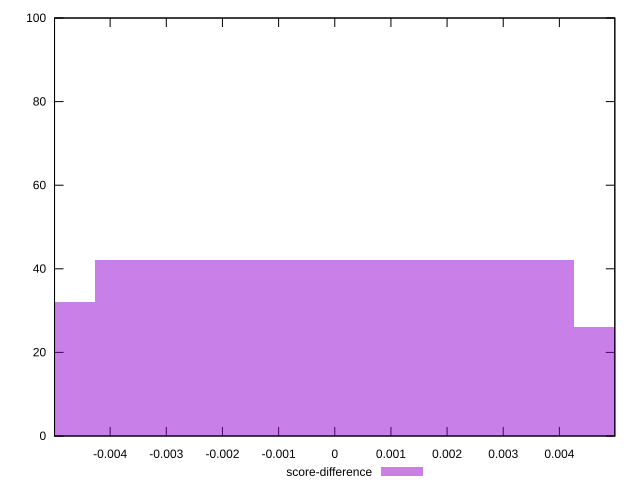

The script that saved this image:
reset

$scoreDifference <<EOF
-0.00853092215740098 32
0 42
0.00853092215740098 26
EOF

set key outside below
set boxwidth 0.00853092215740098
set xrange [-0.004990240803122168:0.004987066317484561]
set yrange [0:100]
set trange [0:100]
set style fill transparent solid 0.5 noborder
set terminal svg size 640, 490 enhanced background rgb 'white'
set output "reprap/largest-contentful-paint/samples/pages+cached+noexternal+nosvg/score-difference/histogram.svg"

plot $scoreDifference title "score-difference" with boxes

reset
